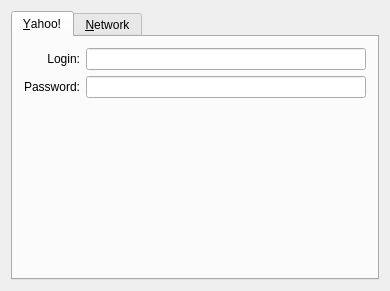
<ui version="4.0" >
 <class>YahooConfigBase</class>
 <widget class="QWidget" name="YahooConfigBase" >
  <property name="geometry" >
   <rect>
    <x>0</x>
    <y>0</y>
    <width>390</width>
    <height>291</height>
   </rect>
  </property>
  <property name="windowTitle" >
   <string>Form2</string>
  </property>
  <layout class="QVBoxLayout" >
   <property name="margin" >
    <number>11</number>
   </property>
   <property name="spacing" >
    <number>6</number>
   </property>
   <item>
    <widget class="QTabWidget" name="tabCfg" >
     <widget class="QWidget" name="tabYahoo" >
      <attribute name="title" >
       <string>&amp;Yahoo!</string>
      </attribute>
      <layout class="QGridLayout" >
       <property name="margin" >
        <number>11</number>
       </property>
       <property name="spacing" >
        <number>6</number>
       </property>
       <item row="0" column="0" >
        <widget class="QLabel" name="TextLabel5" >
         <property name="text" >
          <string>Login:</string>
         </property>
         <property name="alignment" >
          <set>Qt::AlignRight|Qt::AlignTrailing|Qt::AlignVCenter</set>
         </property>
         <property name="wordWrap" >
          <bool>false</bool>
         </property>
        </widget>
       </item>
       <item row="0" column="1" >
        <widget class="QLineEdit" name="edtLogin" />
       </item>
       <item row="1" column="0" >
        <widget class="QLabel" name="TextLabel6" >
         <property name="text" >
          <string>Password:</string>
         </property>
         <property name="alignment" >
          <set>Qt::AlignRight|Qt::AlignTrailing|Qt::AlignVCenter</set>
         </property>
         <property name="wordWrap" >
          <bool>false</bool>
         </property>
        </widget>
       </item>
       <item row="1" column="1" >
        <widget class="QLineEdit" name="edtPassword" >
         <property name="echoMode" >
          <enum>QLineEdit::Password</enum>
         </property>
        </widget>
       </item>
       <item row="3" column="0" >
        <spacer>
         <property name="orientation" >
          <enum>Qt::Vertical</enum>
         </property>
         <property name="sizeType" >
          <enum>QSizePolicy::Expanding</enum>
         </property>
         <property name="sizeHint" >
          <size>
           <width>20</width>
           <height>20</height>
          </size>
         </property>
        </spacer>
       </item>
       <item row="2" column="0" colspan="2" >
        <widget class="LinkLabel" native="1" name="lnkReg" />
       </item>
      </layout>
     </widget>
     <widget class="QWidget" name="tab" >
      <attribute name="title" >
       <string>&amp;Network</string>
      </attribute>
      <layout class="QGridLayout" >
       <property name="margin" >
        <number>11</number>
       </property>
       <property name="spacing" >
        <number>6</number>
       </property>
       <item row="0" column="0" >
        <widget class="QLabel" name="TextLabel1" >
         <property name="text" >
          <string>Server:</string>
         </property>
         <property name="alignment" >
          <set>Qt::AlignRight|Qt::AlignTrailing|Qt::AlignVCenter</set>
         </property>
         <property name="wordWrap" >
          <bool>false</bool>
         </property>
        </widget>
       </item>
       <item row="0" column="1" >
        <widget class="QLineEdit" name="edtServer" />
       </item>
       <item row="1" column="1" >
        <layout class="QHBoxLayout" >
         <property name="margin" >
          <number>0</number>
         </property>
         <property name="spacing" >
          <number>6</number>
         </property>
         <item>
          <widget class="QSpinBox" name="edtPort" >
           <property name="maximum" >
            <number>65535</number>
           </property>
           <property name="minimum" >
            <number>1</number>
           </property>
          </widget>
         </item>
         <item>
          <spacer>
           <property name="orientation" >
            <enum>Qt::Horizontal</enum>
           </property>
           <property name="sizeType" >
            <enum>QSizePolicy::Expanding</enum>
           </property>
           <property name="sizeHint" >
            <size>
             <width>20</width>
             <height>20</height>
            </size>
           </property>
          </spacer>
         </item>
        </layout>
       </item>
       <item row="1" column="0" >
        <widget class="QLabel" name="TextLabel2" >
         <property name="text" >
          <string>Port:</string>
         </property>
         <property name="alignment" >
          <set>Qt::AlignRight|Qt::AlignTrailing|Qt::AlignVCenter</set>
         </property>
         <property name="wordWrap" >
          <bool>false</bool>
         </property>
        </widget>
       </item>
       <item row="8" column="0" >
        <spacer>
         <property name="orientation" >
          <enum>Qt::Vertical</enum>
         </property>
         <property name="sizeType" >
          <enum>QSizePolicy::Expanding</enum>
         </property>
         <property name="sizeHint" >
          <size>
           <width>20</width>
           <height>20</height>
          </size>
         </property>
        </spacer>
       </item>
       <item row="7" column="0" colspan="2" >
        <widget class="QLabel" name="TextLabel1_4" >
         <property name="sizePolicy" >
          <sizepolicy>
           <hsizetype>5</hsizetype>
           <vsizetype>1</vsizetype>
           <horstretch>0</horstretch>
           <verstretch>0</verstretch>
          </sizepolicy>
         </property>
         <property name="text" >
          <string>Note: For HTTP-polling using proxy settings for HTTP</string>
         </property>
         <property name="alignment" >
          <set>Qt::AlignLeading|Qt::AlignLeft|Qt::AlignVCenter</set>
         </property>
         <property name="wordWrap" >
          <bool>false</bool>
         </property>
        </widget>
       </item>
       <item row="6" column="0" colspan="2" >
        <widget class="QCheckBox" name="chkAuto" >
         <property name="text" >
          <string>&amp;Automatically use HTTP polling if proxy required</string>
         </property>
        </widget>
       </item>
       <item row="5" column="0" colspan="2" >
        <widget class="QCheckBox" name="chkHTTP" >
         <property name="text" >
          <string>Use &amp;HTTP polling</string>
         </property>
        </widget>
       </item>
       <item row="4" column="0" colspan="2" >
        <widget class="Line" name="Line3" >
         <property name="frameShape" >
          <enum>QFrame::HLine</enum>
         </property>
         <property name="frameShadow" >
          <enum>QFrame::Sunken</enum>
         </property>
         <property name="orientation" >
          <enum>Qt::Horizontal</enum>
         </property>
        </widget>
       </item>
       <item row="3" column="0" colspan="2" >
        <layout class="QHBoxLayout" >
         <property name="margin" >
          <number>0</number>
         </property>
         <property name="spacing" >
          <number>6</number>
         </property>
         <item>
          <widget class="QSpinBox" name="edtMinPort" >
           <property name="maximum" >
            <number>65534</number>
           </property>
           <property name="minimum" >
            <number>1024</number>
           </property>
          </widget>
         </item>
         <item>
          <widget class="QLabel" name="TextLabel2_2" >
           <property name="text" >
            <string>-</string>
           </property>
           <property name="wordWrap" >
            <bool>false</bool>
           </property>
          </widget>
         </item>
         <item>
          <widget class="QSpinBox" name="edtMaxPort" >
           <property name="maximum" >
            <number>65534</number>
           </property>
           <property name="minimum" >
            <number>1024</number>
           </property>
          </widget>
         </item>
         <item>
          <spacer>
           <property name="orientation" >
            <enum>Qt::Horizontal</enum>
           </property>
           <property name="sizeType" >
            <enum>QSizePolicy::Expanding</enum>
           </property>
           <property name="sizeHint" >
            <size>
             <width>20</width>
             <height>20</height>
            </size>
           </property>
          </spacer>
         </item>
        </layout>
       </item>
       <item row="2" column="0" colspan="2" >
        <widget class="QLabel" name="TextLabel1_2" >
         <property name="text" >
          <string>Port range for direct connections:</string>
         </property>
         <property name="wordWrap" >
          <bool>false</bool>
         </property>
        </widget>
       </item>
      </layout>
     </widget>
    </widget>
   </item>
  </layout>
 </widget>
 <customwidgets>
  <customwidget>
   <class>LinkLabel</class>
   <extends>QWidget</extends>
   <header>linklabel.h</header>
  </customwidget>
 </customwidgets>
 <tabstops>
  <tabstop>tabCfg</tabstop>
  <tabstop>edtLogin</tabstop>
  <tabstop>edtPassword</tabstop>
  <tabstop>edtServer</tabstop>
  <tabstop>edtPort</tabstop>
  <tabstop>edtMinPort</tabstop>
  <tabstop>edtMaxPort</tabstop>
  <tabstop>chkHTTP</tabstop>
  <tabstop>chkAuto</tabstop>
 </tabstops>
 <resources/>
 <connections/>
</ui>
